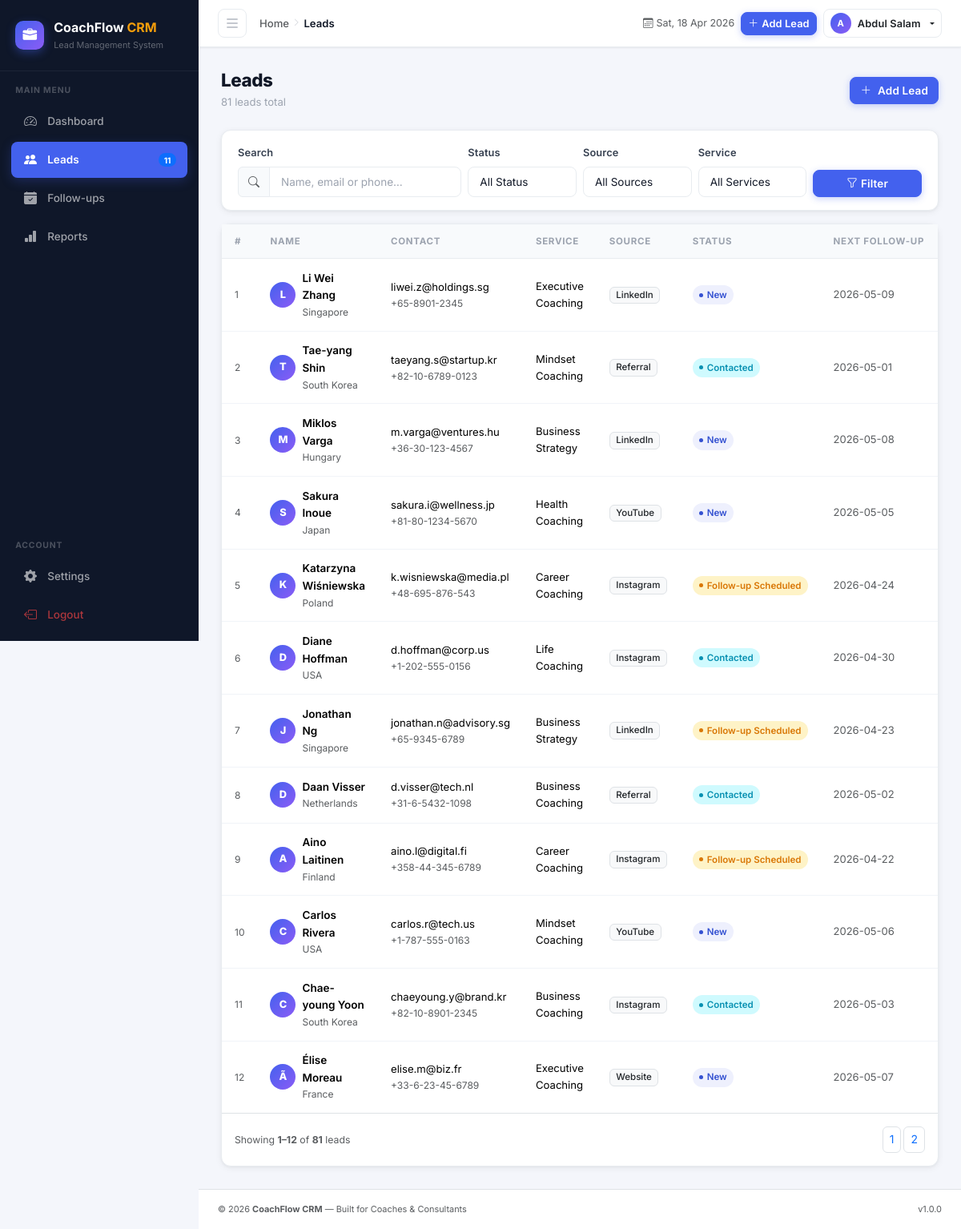
The app's page /leads.php (signed in) with its own data.
### tables this page shows
CREATE TABLE IF NOT EXISTS leads (
    id                  INT AUTO_INCREMENT PRIMARY KEY,
    full_name           VARCHAR(150)  NOT NULL,
    email               VARCHAR(150)  DEFAULT NULL,
    phone               VARCHAR(30)   DEFAULT NULL,
    whatsapp            VARCHAR(30)   DEFAULT NULL,
    country             VARCHAR(80)   DEFAULT NULL,
    service_interest    VARCHAR(120)  DEFAULT NULL,
    lead_source         VARCHAR(80)   DEFAULT NULL,
    status              ENUM(
        'New',
        'Contacted',
        'Follow-up Scheduled',
        'Booked',
        'Won',
        'Lost'
    ) NOT NULL DEFAULT 'New',
    next_followup_date  DATE          DEFAULT NULL,
    notes               TEXT          DEFAULT NULL,
    created_at          DATETIME      NOT NULL DEFAULT CURRENT_TIMESTAMP,
    updated_at          DATETIME      NOT NULL DEFAULT CURRENT_TIMESTAMP ON UPDATE CURRENT_TIMESTAMP
);

### leads.php (the view, shortened to what this page needs)
<?php
require_once __DIR__ . '/includes/db.php';
$search   = trim($_GET['q']       ?? '');
$fStatus  = trim($_GET['status']  ?? '');
$fSource  = trim($_GET['source']  ?? '');
$fService = trim($_GET['service'] ?? '');
$perPage     = 12;
$currentPage = max(1, (int)($_GET['page'] ?? 1));
$where  = [];
$params = [];
$whereSql = $where ? 'WHERE ' . implode(' AND ', $where) : '';
$cntStmt  = $pdo->prepare("SELECT COUNT(*) FROM leads $whereSql");
$cntStmt->execute($params);
$totalRows  = (int) $cntStmt->fetchColumn();
$totalPages = max(1, (int) ceil($totalRows / $perPage));
$currentPage = min($currentPage, $totalPages);
$offset = ($currentPage - 1) * $perPage;
$stmt = $pdo->prepare("SELECT * FROM leads $whereSql ORDER BY created_at DESC LIMIT $perPage OFFSET $offset");
$stmt->execute($params);
$leads = $stmt->fetchAll();
require_once __DIR__ . '/includes/header.php';
require_once __DIR__ . '/includes/sidebar.php';
?>
<div class="d-flex flex-wrap align-items-center justify-content-between mb-4 gap-3">
    <div>
        <h1 class="page-title">Leads</h1>
        <p class="page-subtitle mb-0">
            <?= $totalRows ?> lead<?= $totalRows !== 1 ? 's' : '' ?>
            <?= ($search || $fStatus || $fSource || $fService) ? ' matching your filters' : ' total' ?>
        </p>
    </div>
    <a href="<?= BASE_URL ?>lead_form.php" class="btn btn-primary d-flex align-items-center gap-2">
        <i class="bi bi-plus-lg"></i> Add Lead
    </a>
</div>
<div class="card mb-3">
    <div class="card-body py-3">
        <form method="GET" action="" id="filterForm">
            <div class="row g-2 align-items-end">
                <div class="col-12 col-md-4">
                    <label class="form-label">Search</label>
                    <div class="input-group">
                        <span class="input-group-text"><i class="bi bi-search text-muted"></i></span>
                        <input type="text" class="form-control" name="q" id="tableSearch"
                               placeholder="Name, email or phone…" value="<?= htmlspecialchars($search) ?>" autocomplete="off">
                    </div>
                </div>
                <div class="col-6 col-sm-4 col-md-2">
                    <label class="form-label">Status</label>
                    <select class="form-select" name="status" onchange="this.form.submit()">
                        <option value="">All Status</option>
                    </select>
                </div>
                <div class="col-6 col-sm-4 col-md-2">
                    <label class="form-label">Source</label>
                    <select class="form-select" name="source" onchange="this.form.submit()">
                        <option value="">All Sources</option>
                    </select>
                </div>
                <div class="col-6 col-sm-4 col-md-2">
                    <label class="form-label">Service</label>
                    <select class="form-select" name="service" onchange="this.form.submit()">
                        <option value="">All Services</option>
                    </select>
                </div>
                <div class="col-6 col-sm-4 col-md-2 d-flex gap-2">
                    <button type="submit" class="btn btn-primary flex-grow-1">
                        <i class="bi bi-funnel me-1"></i>Filter
                    </button>
                </div>
            </div>
        </form>
    </div>
</div>
<div class="card">
    <div class="card-body p-0">
        <?php if (empty($leads)): ?>
            <div class="empty-state">
                <div class="empty-state-icon"><i class="bi bi-people"></i></div>
                <h6>No leads found</h6>
                <p><?= ($search||$fStatus||$fSource||$fService) ? 'Try adjusting your filters.' : 'Add your first lead to get started.' ?></p>
                <a href="<?= BASE_URL ?>lead_form.php" class="btn btn-primary btn-sm">Add Lead</a>
            </div>
        <?php else: ?>
        <div class="table-responsive">
            <table class="table table-hover mb-0">
                <thead>
                    <tr>
                        <th style="width:36px;">#</th>
                        <th>Name</th>
                        <th>Contact</th>
                        <th>Service</th>
                        <th>Source</th>
                        <th>Status</th>
                        <th>Next Follow-up</th>
                    </tr>
                </thead>
                <tbody>
                <?php foreach ($leads as $i => $lead): ?>
                    <?php $leadJson = json_encode([
                            'id'                => $lead['id'],
                            'full_name'         => $lead['full_name'],
                            'email'             => $lead['email'],
                            'phone'             => $lead['phone'],
                            'whatsapp'          => $lead['whatsapp'],
                            'country'           => $lead['country'],
                            'service_interest'  => $lead['service_interest'],
                            'lead_source'       => $lead['lead_source'],
                            'status'            => $lead['status'],
                            'next_followup_date'=> $lead['next_followup_date'],
                            'notes'             => $lead['notes'],
                        ], JSON_HEX_QUOT | JSON_HEX_TAG | JSON_HEX_AMP | JSON_HEX_APOS); ?>
                    <tr class="clickable-row"
                        data-lead="<?= htmlspecialchars($leadJson, ENT_COMPAT, 'UTF-8') ?>"
                        style="cursor:pointer;"
                        title="Click to view lead details">
                        <td class="text-muted fs-12"><?= $offset + $i + 1 ?></td>
                        <td>
                            <div class="d-flex align-items-center gap-2">
                                <div class="lead-avatar" style="width:32px;height:32px;font-size:0.8rem;flex-shrink:0;">
                                    <?= strtoupper(substr($lead['full_name'],0,1)) ?>
                                </div>
                                <div>
                                    <div style="font-weight:600;font-size:0.845rem;"><?= htmlspecialchars($lead['full_name']) ?></div>
                                    <div class="text-muted fs-12"><?= htmlspecialchars($lead['country'] ?? '') ?></div>
                                </div>
                            </div>
                        </td>
                        <td>
                            <div class="copy-phone" style="font-size:0.82rem;"><?= htmlspecialchars($lead['email'] ?? '—') ?></div>
                            <div class="copy-phone text-muted fs-12"><?= htmlspecialchars($lead['phone'] ?? '') ?></div>
                        </td>
                        <td style="font-size:0.82rem;"><?= htmlspecialchars($lead['service_interest'] ?? '—') ?></td>
                        <td>
                            <span class="badge bg-light text-dark border" style="font-size:0.72rem;font-weight:500;">
                                <?= htmlspecialchars($lead['lead_source'] ?? '—') ?>
                            </span>
                        </td>
                        <td>
                            <span class="status-badge status-<?= str_replace(' ','-',$lead['status']) ?>">
                                <?= $lead['status'] ?>
                            </span>
                        </td>
                        <td>
                            <span data-followup-date="<?= htmlspecialchars($lead['next_followup_date'] ?? '') ?>">
                            </span>
                        </td>
                    </tr>
                <?php endforeach; ?>
                </tbody>
            </table>
        </div>
        <div class="d-flex flex-wrap justify-content-between align-items-center px-3 py-3 border-top gap-2">
            <small class="text-muted">
                Showing <strong><?= $offset + 1 ?>–<?= min($offset + $perPage, $totalRows) ?></strong> of <strong><?= $totalRows ?></strong> leads
            </small>
            <?php if ($totalPages > 1): ?>
            <nav>
                <ul class="pagination pagination-sm mb-0 gap-1">
                    <?php for ($p = max(1, (int)$currentPage - 2); $p <= min((int)$totalPages, (int)$currentPage + 2); $p++): ?>
                        <li class="page-item <?= $p===$currentPage?'active':'' ?>">
                            <a class="page-link" style="border-radius:6px;"
                               href="?page=<?= $p ?>&q=<?= urlencode($search) ?>&status=<?= urlencode($fStatus) ?>&source=<?= urlencode($fSource) ?>&service=<?= urlencode($fService) ?>">
                                <?= $p ?>
                            </a>
                        </li>
                    <?php endfor; ?>
                </ul>
            </nav>
            <?php endif; ?>
        </div>
        <?php endif; ?>
    </div>
</div>
<?php require_once __DIR__ . '/includes/footer.php'; ?>

### assets/css/style.css (style rules this page uses)
:root { --sidebar-width: 248px; --sidebar-bg: #0f1729; --sidebar-hover: rgba(255,255,255,0.07); --sidebar-active: #4361ee; --sidebar-active-glow: rgba(67,97,238,0.25); --body-bg: #f4f6fb; --surface: #ffffff; --surface-2: #f8fafc; --border: #e8ecf0; --border-light: #f1f4f8; --text-primary: #111827; --text-secondary: #374151; --text-muted: #9ca3af; --text-light: #d1d5db; --blue: #4361ee; --blue-lt: #eef0fd; --blue-dk: #3451d1; --green: #10b981; --green-lt: #d1fae5; --green-dk: #059669; --orange: #f59e0b; --orange-lt: #fef3c7; --orange-dk: #d97706; --red: #ef4444; --red-lt: #fee2e2; --red-dk: #dc2626; --purple: #8b5cf6; --purple-lt: #ede9fe; --purple-dk: #7c3aed; --teal: #06b6d4; --teal-lt: #cffafe; --shadow-xs: 0 1px 3px rgba(0,0,0,0.04), 0 1px 2px rgba(0,0,0,0.03); --shadow-sm: 0 2px 8px rgba(0,0,0,0.06), 0 1px 3px rgba(0,0,0,0.04); --shadow-md: 0 4px 16px rgba(0,0,0,0.08), 0 2px 6px rgba(0,0,0,0.04); --shadow-lg: 0 8px 32px rgba(0,0,0,0.10), 0 4px 12px rgba(0,0,0,0.05); --shadow-xl: 0 20px 60px rgba(0,0,0,0.14), 0 8px 24px rgba(0,0,0,0.06); --radius-sm: 8px; --radius-md: 12px; --radius-lg: 16px; --radius-xl: 20px; --radius-full: 9999px; --transition: 0.18s cubic-bezier(0.4,0,0.2,1); --transition-slow: 0.3s cubic-bezier(0.4,0,0.2,1); }
*, *::before, *::after { box-sizing: border-box; }
html { scroll-behavior: smooth; }
body { font-family: 'Inter', -apple-system, BlinkMacSystemFont, 'Segoe UI', sans-serif; background: var(--body-bg); color: var(--text-primary); font-size: 0.875rem; line-height: 1.6; -webkit-font-smoothing: antialiased; }
.card { background: var(--surface); border: 1px solid var(--border); border-radius: var(--radius-md); box-shadow: var(--shadow-sm); transition: box-shadow var(--transition); }
.card-body { padding: 1.25rem; }
.page-title { font-size: 1.4rem; font-weight: 800; color: var(--text-primary); letter-spacing: -0.02em; margin: 0; }
.page-subtitle { font-size: 0.82rem; color: var(--text-muted); margin: 0.2rem 0 0; font-weight: 400; }
.table { font-size: 0.845rem; color: var(--text-secondary); margin: 0; }
.table thead th { font-weight: 700; font-size: 0.72rem; text-transform: uppercase; letter-spacing: 0.06em; color: var(--text-muted); border-bottom: 1px solid var(--border); border-top: none; padding: 0.75rem 1rem; background: var(--surface-2); white-space: nowrap; position: sticky; top: 0; z-index: 1; }
.table tbody td { vertical-align: middle; padding: 0.85rem 1rem; border-bottom: 1px solid var(--border-light); transition: background var(--transition); }
.table tbody tr:last-child td { border-bottom: none; }
.table tbody tr { transition: all var(--transition); cursor: pointer; }
.status-badge { display: inline-flex; align-items: center; gap: 0.3rem; padding: 0.25em 0.7em; border-radius: var(--radius-full); font-size: 0.72rem; font-weight: 600; white-space: nowrap; }
.status-badge::before { content: ''; width: 5px; height: 5px; border-radius: 50%; background: currentColor; flex-shrink: 0; }
.status-New { background: var(--blue-lt); color: #3451d1; }
.status-Contacted { background: var(--teal-lt); color: #0891b2; }
.status-Follow-up-Scheduled { background: var(--orange-lt); color: var(--orange-dk); }
.btn { font-weight: 600; font-size: 0.845rem; border-radius: var(--radius-sm); transition: all var(--transition); letter-spacing: 0.01em; }
.btn-primary { background: var(--blue); border-color: var(--blue); box-shadow: 0 2px 8px rgba(67,97,238,0.3); }
.form-control, .form-select { border-radius: var(--radius-sm); border: 1px solid var(--border); font-size: 0.845rem; padding: 0.5rem 0.875rem; color: var(--text-primary); background: var(--surface); transition: all var(--transition); font-family: inherit; }
.form-control::placeholder { color: var(--text-muted); }
.form-label { font-weight: 600; font-size: 0.8rem; color: var(--text-secondary); margin-bottom: 0.35rem; letter-spacing: 0.01em; }
.input-group-text { border-color: var(--border); background: var(--surface-2); color: var(--text-muted); font-size: 0.875rem; }
.lead-avatar { width: 52px; height: 52px; border-radius: 50%; background: linear-gradient(135deg, var(--blue), var(--purple)); color: white; font-size: 1.2rem; font-weight: 800; display: flex; align-items: center; justify-content: center; flex-shrink: 0; }
.fs-12 { font-size: 0.75rem !important; }

### records on screen
leads: i "1", full_name "L", full_name "Li Wei Zhang", country "Singapore", email "liwei.z@holdings.sg", phone "+65-8901-2345", service_interest "Executive Coaching", lead_source "LinkedIn", status "New"
leads: i "2", full_name "T", full_name "Tae-yang Shin", country "South Korea", email "taeyang.s@startup.kr", phone "+82-10-6789-0123", service_interest "Mindset Coaching", lead_source "Referral", status "Contacted"
leads: i "3", full_name "M", full_name "Miklos Varga", country "Hungary", email "m.varga@ventures.hu", phone "+36-30-123-4567", service_interest "Business Strategy", lead_source "LinkedIn", status "New"
leads: i "4", full_name "S", full_name "Sakura Inoue", country "Japan", email "sakura.i@wellness.jp", phone "+81-80-1234-5670", service_interest "Health Coaching", lead_source "YouTube", status "New"
leads: i "5", full_name "K", full_name "Katarzyna Wiśniewska", country "Poland", email "k.wisniewska@media.pl", phone "+48-695-876-543", service_interest "Career Coaching", lead_source "Instagram", status "Follow-up Scheduled"
leads: i "6", full_name "D", full_name "Diane Hoffman", country "USA", email "d.hoffman@corp.us", phone "+1-202-555-0156", service_interest "Life Coaching", lead_source "Instagram", status "Contacted"
leads: i "7", full_name "J", full_name "Jonathan Ng", country "Singapore", email "jonathan.n@advisory.sg", phone "+65-9345-6789", service_interest "Business Strategy", lead_source "LinkedIn", status "Follow-up Scheduled"
leads: i "8", full_name "D", full_name "Daan Visser", country "Netherlands", email "d.visser@tech.nl", phone "+31-6-5432-1098", service_interest "Business Coaching", lead_source "Referral", status "Contacted"
leads: i "9", full_name "A", full_name "Aino Laitinen", country "Finland", email "aino.l@digital.fi", phone "+358-44-345-6789", service_interest "Career Coaching", lead_source "Instagram", status "Follow-up Scheduled"
leads: i "10", full_name "C", full_name "Carlos Rivera", country "USA", email "carlos.r@tech.us", phone "+1-787-555-0163", service_interest "Mindset Coaching", lead_source "YouTube", status "New"
leads: i "11", full_name "C", full_name "Chae-young Yoon", country "South Korea", email "chaeyoung.y@brand.kr", phone "+82-10-8901-2345", service_interest "Business Coaching", lead_source "Instagram", status "Contacted"
leads: i "12", full_name "Ã", full_name "Élise Moreau", country "France", email "elise.m@biz.fr", phone "+33-6-23-45-6789", service_interest "Executive Coaching", lead_source "Website", status "New"

### other values on screen
$totalCount "11"
$pageTitle "Leads"
substr($_SESSION['user_name'] ?? 'A', 0, 1) "A"
$_SESSION['user_name'] "Abdul Salam"
$totalRows "81"
$offset + 1 "1"
min($offset + $perPage, $totalRows) "12"
